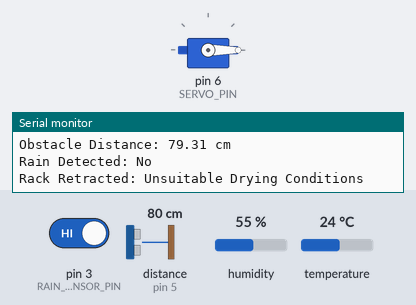
A sketch run on a simulated Arduino Uno, built with avr-gcc and run on an emulated ATmega328P. Shown: servo, the last lines printed to the serial monitor. Wiring (inferred from the names in the program): ultrasonic range finder: trigger pin 4; echo pin 5. The inputs (shaded band) are chosen by the test bench; at power-on: temperature 24 °C, distance to the obstacle (sensor on pin 5) 80 cm, pin 3 (RAIN_SENSOR_PIN) HIGH, humidity 55 %. The echo pulse lasts 58.3 µs per cm.

Above: at 2.8 s.
2.9 s: temperature set to 25.6 °C
At 5.3 s:
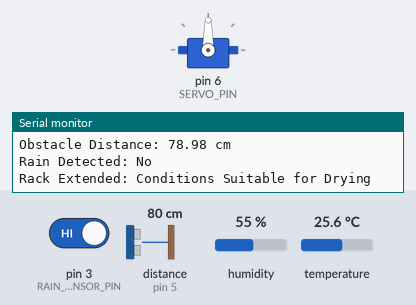
5.7 s: distance to the obstacle (sensor on pin 5) set to 23 cm
8.5 s: distance to the obstacle (sensor on pin 5) set to 17 cm
At 11.5 s:
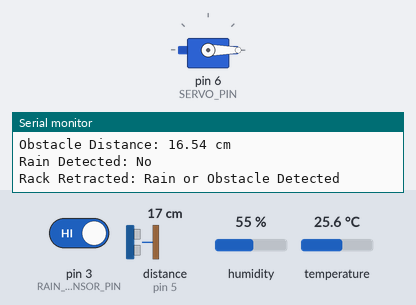
Timing chart, 0 to 13.0 s (numbered marks = the images above; inputs shaded):
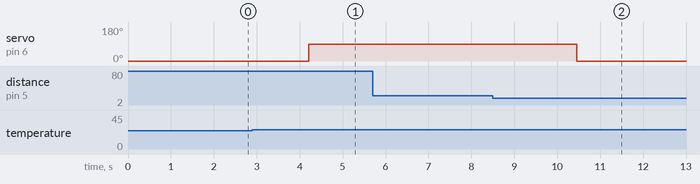

The sketch:

sketch.ino
```cpp
#include <DHT.h>
#include <Servo.h>

// Pin Definitions
#define DHTPIN 2
#define DHTTYPE DHT22
#define RAIN_SENSOR_PIN 3 // Push button as rain sensor
#define TRIG_PIN 4
#define ECHO_PIN 5
#define SERVO_PIN 6

// Thresholds
const float TEMPERATURE_THRESHOLD = 25.0; // Minimum temperature for drying (in °C)
const float HUMIDITY_THRESHOLD = 70.0;    // Maximum humidity for drying (in %)
const float OBSTACLE_DISTANCE_THRESHOLD = 20.0; // cm
const int RAIN_DETECTION_STATE = LOW;          // Button pressed indicates rain

// Objects
DHT dht(DHTPIN, DHTTYPE);
Servo dryingRack;

void setup() {
  Serial.begin(9600);
  dht.begin();
  dryingRack.attach(SERVO_PIN);

  pinMode(RAIN_SENSOR_PIN, INPUT_PULLUP); // Push button with pull-up configuration
  pinMode(TRIG_PIN, OUTPUT);
  pinMode(ECHO_PIN, INPUT);

  dryingRack.write(0); // Start with the rack retracted
  Serial.println("System Initialized");
}

void loop() {
  // Read humidity and temperature
  float humidity = dht.readHumidity();
  float temperature = dht.readTemperature();

  // Validate sensor readings
  if (isnan(humidity) || isnan(temperature)) {
    Serial.println("Error: Failed to read from DHT sensor!");
    delay(2000); // Retry after 2 seconds
    return;
  }

  // Read rain sensor (push button state)
  bool isRaining = digitalRead(RAIN_SENSOR_PIN) == RAIN_DETECTION_STATE;

  // Read obstacle distance
  long duration = getUltrasonicDistance();
  float distance = duration * 0.034 / 2;

  // Display data on Serial Monitor
  Serial.print("Humidity: "); Serial.print(humidity); Serial.print("% ");
  Serial.print("Temperature: "); Serial.print(temperature); Serial.println("°C");
  Serial.print("Obstacle Distance: "); Serial.print(distance); Serial.println(" cm");
  Serial.print("Rain Detected: "); Serial.println(isRaining ? "Yes" : "No");

  // Decision Making
  if (isRaining || distance < OBSTACLE_DISTANCE_THRESHOLD) {
    dryingRack.write(0); // Retract the rack
    Serial.println("Rack Retracted: Rain or Obstacle Detected");
  } else if (temperature >= TEMPERATURE_THRESHOLD && humidity <= HUMIDITY_THRESHOLD) {
    dryingRack.write(90); // Extend the rack
    Serial.println("Rack Extended: Conditions Suitable for Drying");
  } else {
    dryingRack.write(0); // Retract the rack
    Serial.println("Rack Retracted: Unsuitable Drying Conditions");
  }

  delay(2000); // Delay for 2 seconds
}

// Function to measure ultrasonic sensor distance
long getUltrasonicDistance() {
  digitalWrite(TRIG_PIN, LOW);
  delayMicroseconds(2);
  digitalWrite(TRIG_PIN, HIGH);
  delayMicroseconds(10);
  digitalWrite(TRIG_PIN, LOW);
  return pulseIn(ECHO_PIN, HIGH);
}
```

Measured:
- the behaviour switches between 24.9 and 25 °C on temperature (found by bisection; images 0 and 1)
- the behaviour switches between 21 and 20 cm on distance to the obstacle (sensor on pin 5) (found by bisection; images 1 and 2)
- after the input at 2.9 s, servo on pin 6 (SERVO_PIN): 0° → 90° after 1.3 s
- after the input at 8.5 s, servo on pin 6 (SERVO_PIN): 90° → 0° after 1.9 s
